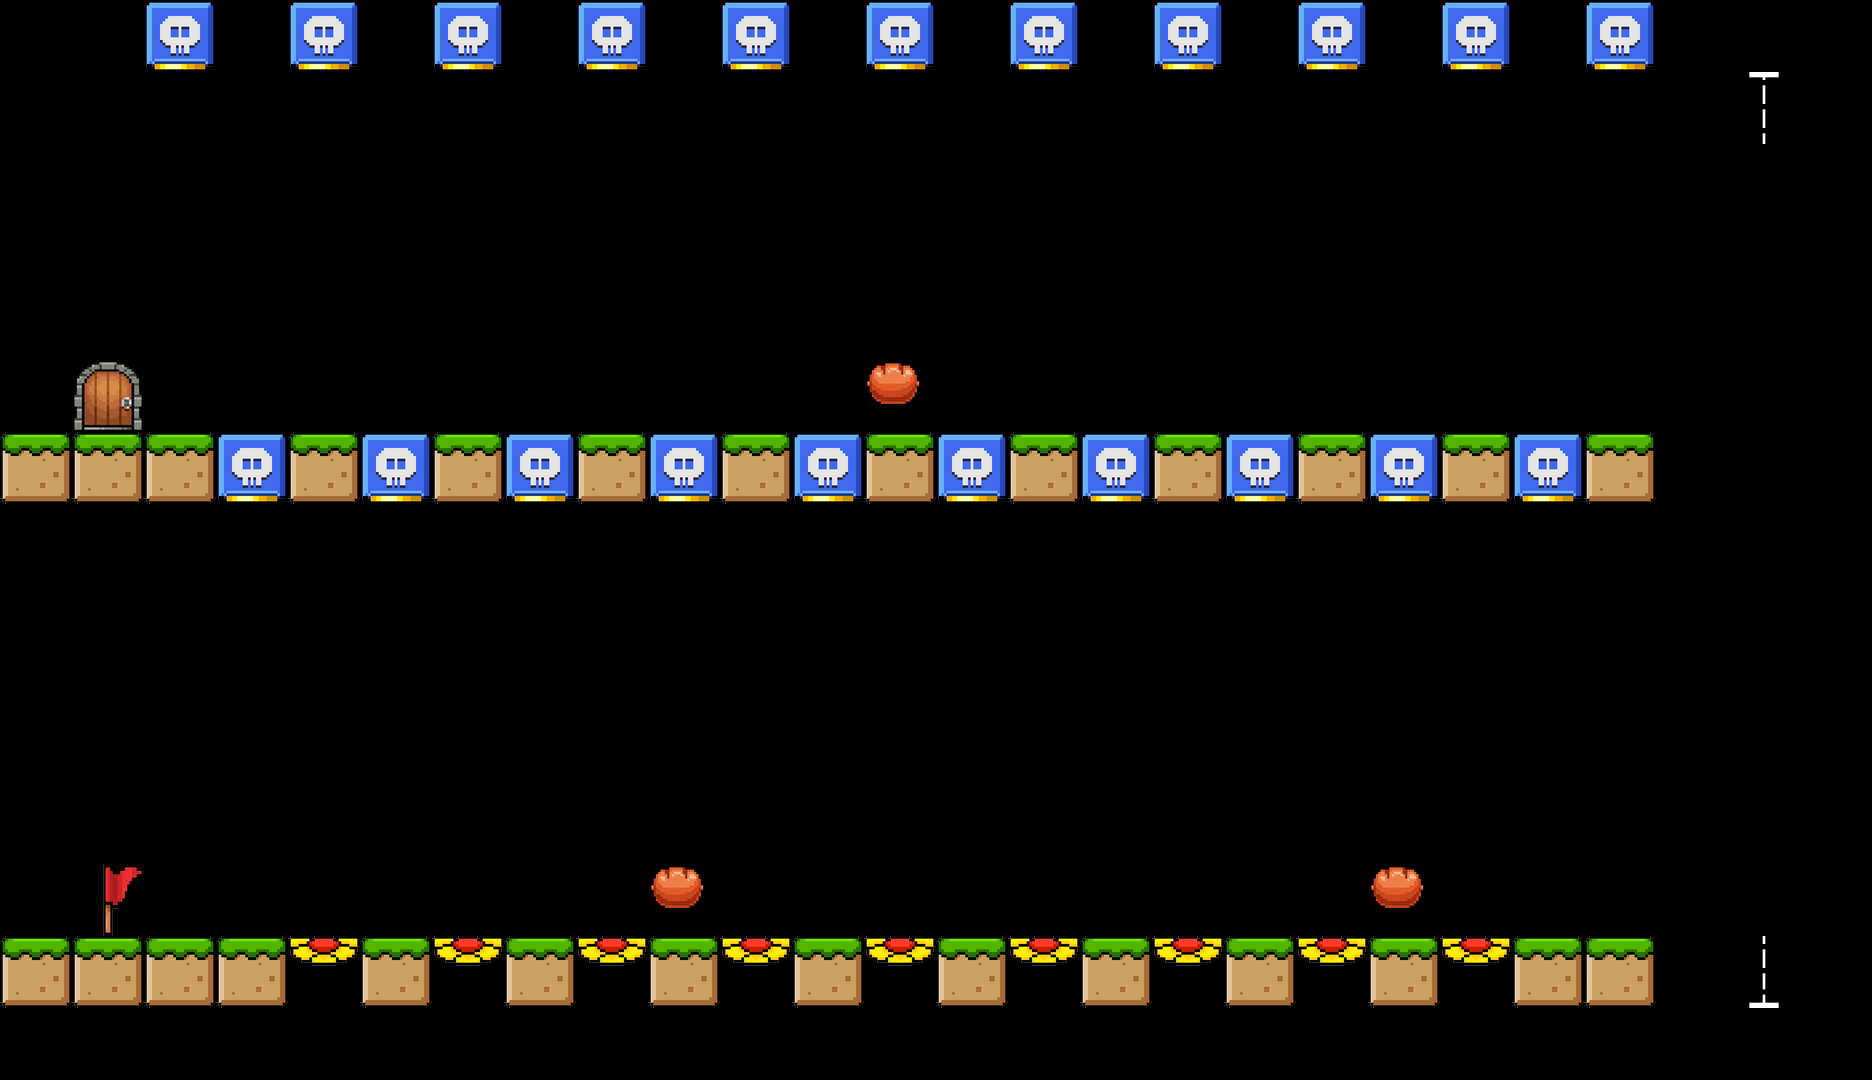

A 2D game scene composited from a Tiled map and its tileset images. What follows is a short description and the map's XML, with every tile layer's data as written:
An orthogonal 26x15 tile map with 72x72 px tiles, 1 tile layer (TileLayer).

<map version="1.5" tiledversion="1.7.2" orientation="orthogonal" renderorder="right-down" width="26" height="15" tilewidth="72" tileheight="72" infinite="0" nextlayerid="2" nextobjectid="1">
 <properties>
  <property name="block_move_height" value="3" />
 </properties>
 <tileset firstgid="1" source="tile_72.tsx" />
 <layer id="1" name="TileLayer" width="26" height="15">
  <data encoding="csv">
0,0,32,0,32,0,32,0,32,0,32,0,32,0,32,0,32,0,32,0,32,0,32,0,0,0,
0,0,0,0,0,0,0,0,0,0,0,0,0,0,0,0,0,0,0,0,0,0,0,0,29,0,
0,0,0,0,0,0,0,0,0,0,0,0,0,0,0,0,0,0,0,0,0,0,0,0,0,0,
0,0,0,0,0,0,0,0,0,0,0,0,0,0,0,0,0,0,0,0,0,0,0,0,0,0,
0,0,0,0,0,0,0,0,0,0,0,0,0,0,0,0,0,0,0,0,0,0,0,0,0,0,
0,2,0,0,0,0,0,0,0,0,0,0,3,0,0,0,0,0,0,0,0,0,0,0,0,0,
9,9,9,32,9,32,9,32,9,32,9,32,9,32,9,32,9,32,9,32,9,32,9,0,0,0,
0,0,0,0,0,0,0,0,0,0,0,0,0,0,0,0,0,0,0,0,0,0,0,0,0,0,
0,0,0,0,0,0,0,0,0,0,0,0,0,0,0,0,0,0,0,0,0,0,0,0,0,0,
0,0,0,0,0,0,0,0,0,0,0,0,0,0,0,0,0,0,0,0,0,0,0,0,0,0,
0,0,0,0,0,0,0,0,0,0,0,0,0,0,0,0,0,0,0,0,0,0,0,0,0,0,
0,0,0,0,0,0,0,0,0,0,0,0,0,0,0,0,0,0,0,0,0,0,0,0,0,0,
0,1,0,0,0,0,0,0,0,3,0,0,0,0,0,0,0,0,0,3,0,0,0,0,0,0,
9,9,9,9,14,9,14,9,14,9,14,9,14,9,14,9,14,9,14,9,14,9,9,0,30,0,
0,0,0,0,0,0,0,0,0,0,0,0,0,0,0,0,0,0,0,0,0,0,0,0,0,0
</data>
 </layer>
</map>
